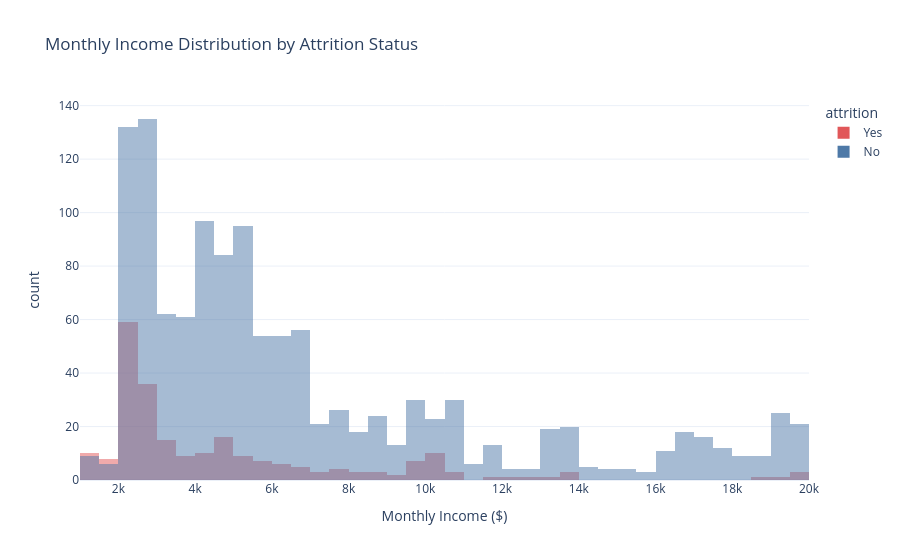

The cell this chart's notebook holds for it:
### Markdown cell above
## Step 5: Visual EDA (Plotly)

### Code cell
fig = px.histogram(
    df, x="monthly_income", color="attrition", barmode="overlay", nbins=40,
    title="Monthly Income Distribution by Attrition Status",
    labels={"monthly_income": "Monthly Income ($)"},
    color_discrete_map={"Yes": "#E15759", "No": "#4E79A7"},
)
fig.update_layout(template="plotly_white")
fig.show()

### Figure 1 — Plotly figure (JSON) as saved in the notebook; plotly's stock layout.template omitted (floating-point values rounded to 4 significant figures; data arrays with more than 128 entries replaced by an {"elided": "..."} marker saying what was removed)
{"data": [{"bingroup": "x", "hovertemplate": "attrition=Yes<br>Monthly Income ($)=%{x}<br>count=%{y}<extra></extra>", "legendgroup": "Yes", "marker": {"color": "#E15759", "opacity": 0.5, "pattern": {"shape": ""}}, "name": "Yes", "nbinsx": 40, "orientation": "v", "showlegend": true, "type": "histogram", "x": {"elided": "237 int values"}, "xaxis": "x", "yaxis": "y"}, {"bingroup": "x", "hovertemplate": "attrition=No<br>Monthly Income ($)=%{x}<br>count=%{y}<extra></extra>", "legendgroup": "No", "marker": {"color": "#4E79A7", "opacity": 0.5, "pattern": {"shape": ""}}, "name": "No", "nbinsx": 40, "orientation": "v", "showlegend": true, "type": "histogram", "x": {"elided": "1233 int values"}, "xaxis": "x", "yaxis": "y"}], "layout": {"barmode": "overlay", "legend": {"title": {"text": "attrition"}, "tracegroupgap": 0}, "title": {"text": "Monthly Income Distribution by Attrition Status"}, "xaxis": {"anchor": "y", "domain": [0.0, 1.0], "title": {"text": "Monthly Income ($)"}}, "yaxis": {"anchor": "x", "domain": [0.0, 1.0], "title": {"text": "count"}}}}
